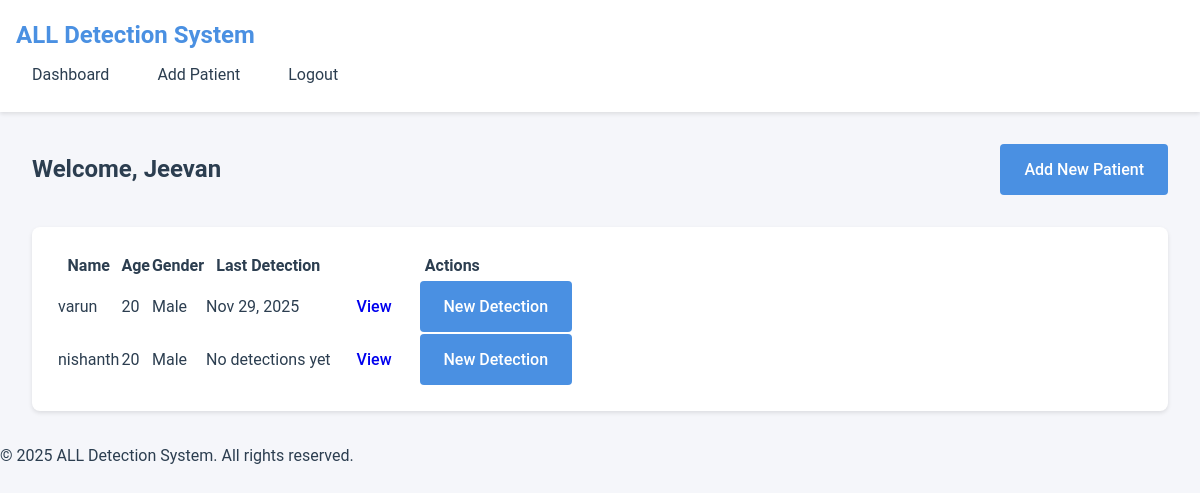
Screenshot of /dashboard/ (signed in) with the database file from the repository.
### detection_app/models.py (models this page shows, shortened)
class Patient(models.Model):
    user = models.ForeignKey(User, on_delete=models.CASCADE)
    name = models.CharField(max_length=100)
    age = models.IntegerField()
    gender = models.CharField(max_length=10, choices=[
        ('M', 'Male'),
        ('F', 'Female'),
        ('O', 'Other')
    ])
    medical_history = models.TextField(blank=True)
    created_at = models.DateTimeField(default=timezone.now)
    wbc_count = models.FloatField(null=True, blank=True, help_text="White blood cell count (K/µL)")
    blast_percentage = models.FloatField(null=True, blank=True, help_text="Blast percentage (%)")
    hemoglobin = models.FloatField(null=True, blank=True, help_text="Hemoglobin (g/dL)")
    platelets = models.FloatField(null=True, blank=True, help_text="Platelet count (K/µL)")
    cytogenetics = models.CharField(max_length=100, blank=True, help_text="Cytogenetic risk (e.g., t(9;22), normal, etc.)")
    risk_category = models.CharField(max_length=20, choices=[
        ('STANDARD', 'Standard Risk'),
        ('HIGH', 'High Risk'),
        ('UNKNOWN', 'Unknown')
    ], default='UNKNOWN', blank=True)

class DetectionResult(models.Model):
    LEUKEMIA_TYPES = [
        ('ALL', 'Acute Lymphoblastic Leukemia'),
        ('AML', 'Acute Myeloid Leukemia'),
        ('CLL', 'Chronic Lymphocytic Leukemia'),
        ('CML', 'Chronic Myeloid Leukemia'),
        ('NORMAL', 'Normal/Healthy')
    ]
    ALL_FAB_CHOICES = [
        ('L1', 'L1 - Small uniform cells'),
        ('L2', 'L2 - Large heterogeneous cells'),
        ('L3', 'L3 - Large, heavily vacuolated cells (Burkitt-like)'),
    ]
    AML_FAB_CHOICES = [
        ('M0', 'M0 - Undifferentiated AML'),
        ('M1', 'M1 - AML with minimal differentiation'),
        ('M2', 'M2 - AML with differentiation'),
        ('M3', 'M3 - Acute Promyelocytic Leukemia (APL)'),
        ('M4', 'M4 - Acute Myelomonocytic Leukemia'),
        ('M5', 'M5 - Acute Monocytic Leukemia'),
        ('M6', 'M6 - Acute Erythroid Leukemia'),
        ('M7', 'M7 - Acute Megakaryocytic Leukemia'),
    ]
    patient = models.ForeignKey(Patient, on_delete=models.CASCADE, related_name='detections')
    image = models.ImageField(upload_to='smear_images/')
    detection_result = models.CharField(max_length=50)
    risk_level = models.CharField(max_length=20, choices=[
        ('LOW', 'Low'),
        ('MEDIUM', 'Medium'),
        ('HIGH', 'High')
    ])
    date_detected = models.DateTimeField(default=timezone.now)
    report_generated = models.BooleanField(default=False)
    report_file = models.FileField(upload_to='reports/', null=True, blank=True)
    leukemia_type = models.CharField(max_length=20, choices=LEUKEMIA_TYPES, null=True, blank=True,
                                      help_text="Detected leukemia type (ALL, AML, CLL, CML, or Normal)")
    all_fab_classification = models.CharField(max_length=10, choices=ALL_FAB_CHOICES, null=True, blank=True,
                                              help_text="FAB classification for ALL (L1, L2, L3)")
    aml_fab_classification = models.CharField(max_length=10, choices=AML_FAB_CHOICES, null=True, blank=True,
                                              help_text="FAB classification for AML (M0-M7)")
    fab_confidence = models.FloatField(null=True, blank=True, help_text="Confidence score for FAB classification (0-1)")
    cell_count = models.IntegerField(null=True, blank=True, help_text="Number of detected cells")
    cell_density = models.FloatField(null=True, blank=True, help_text="Cell density (cells per million pixels)")
    cell_statistics = models.JSONField(null=True, blank=True, help_text="Cell area, intensity, circularity statistics")
    annotated_image = models.ImageField(upload_to='annotated_images/', null=True, blank=True, help_text="Image with detection boxes")
    detection_masks = models.JSONField(null=True, blank=True, help_text="Cell segmentation masks")
    class Meta:
        ordering = ['-date_detected']

### detection_app/views.py (the view)
# urls.py: path('dashboard/', views.dashboard, name='dashboard'),
@login_required
def dashboard(request):
    patients = Patient.objects.filter(user=request.user)
    return render(request, 'detection_app/dashboard.html', {'patients': patients})

### templates/detection_app/dashboard.html
{% extends 'base.html' %}
{% block content %}
<div class="dashboard-container">
    <div class="dashboard-header">
        <h2>Welcome, {{ user.username }}</h2>
        <a href="{% url 'add_patient' %}" class="btn btn-primary">Add New Patient</a>
    </div>
    <div class="patients-list">
        {% if patients %}
            <div class="table-responsive">
                <table class="table">
                    <thead>
                        <tr>
                            <th>Name</th>
                            <th>Age</th>
                            <th>Gender</th>
                            <th>Last Detection</th>
                            <th>Actions</th>
                        </tr>
                    </thead>
                    <tbody>
                        {% for patient in patients %}
                            <tr>
                                <td>{{ patient.name }}</td>
                                <td>{{ patient.age }}</td>
                                <td>{{ patient.get_gender_display }}</td>
                                <td>
                                    {% with last_detection=patient.detections.first %}
                                        {% if last_detection %}
                                            {{ last_detection.date_detected|date:"M d, Y" }}
                                        {% else %}
                                            No detections yet
                                        {% endif %}
                                    {% endwith %}
                                </td>
                                <td>
                                    <a href="{% url 'patient_detail' patient.pk %}" class="btn btn-info btn-sm">View</a>
                                    <a href="{% url 'detect_leukemia' patient.id %}" class="btn btn-primary btn-sm">New Detection</a>
                                </td>
                            </tr>
                        {% endfor %}
                    </tbody>
                </table>
            </div>
        {% else %}
            <div class="no-patients">
                <p>No patients added yet.</p>
                <a href="{% url 'add_patient' %}" class="btn btn-primary">Add Your First Patient</a>
            </div>
        {% endif %}
    </div>
</div>
{% endblock %}

### static/css/style.css (style rules this page uses)
:root { --primary-color: #4a90e2; --secondary-color: #2c3e50; --success-color: #27ae60; --danger-color: #e74c3c; --warning-color: #f39c12; --text-color: #2c3e50; --background-color: #f5f6fa; --card-background: #ffffff; }
* { margin: 0; padding: 0; box-sizing: border-box; }
body { font-family: 'Roboto', sans-serif; line-height: 1.6; color: var(--text-color); background-color: var(--background-color); }
.btn { display: inline-block; padding: 0.8rem 1.5rem; border-radius: 4px; text-decoration: none; font-weight: 500; cursor: pointer; transition: transform 0.3s, box-shadow 0.3s; }
.btn-primary { background-color: var(--primary-color); color: white; border: none; }
.dashboard-container { padding: 2rem; }
.dashboard-header { display: flex; justify-content: space-between; align-items: center; margin-bottom: 2rem; }
.patients-list { background-color: var(--card-background); border-radius: 8px; padding: 1.5rem; box-shadow: 0 2px 4px rgba(0, 0, 0, 0.1); }

### rows the page displays
Patient: name "varun", age "20", gender "Male", detections.first.date_detected "Nov 29, 2025"
Patient: name "nishanth", age "20", gender "Male", shows "No detections yet"

### other values shown
{{ user.username }} "Jeevan"
